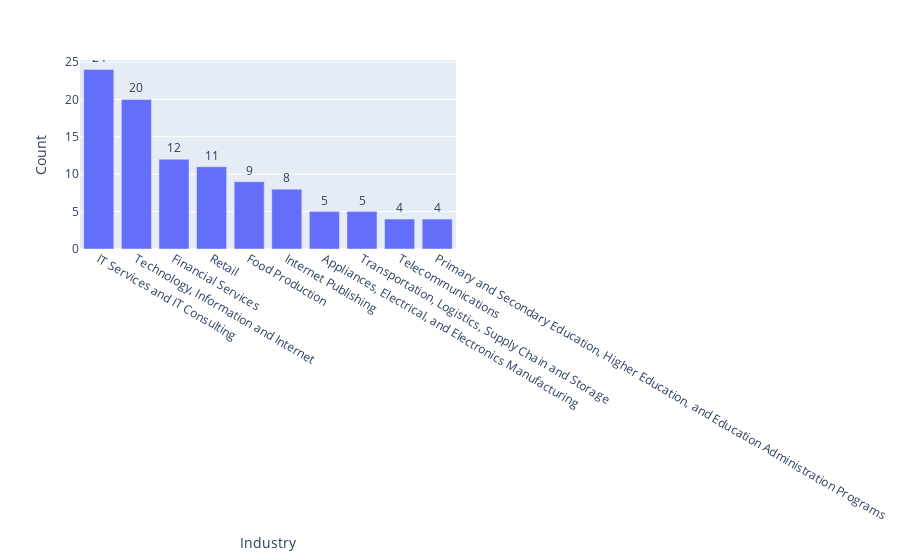

Here is the notebook cell this chart was saved with:
### Code cell
df_industry = df.groupby('Industry')['Date'].count().reset_index()
df_industry.columns = ['Industry', 'Count']
fig = px.bar(df_industry.sort_values(by = 'Count', ascending = False).iloc[:10], x='Industry', y="Count", barmode="group", text='Count')
fig.update_traces(textposition="outside")
fig.show()

### Figure 1 — Plotly figure (JSON) as saved in the notebook; plotly's stock layout.template omitted (floating-point values rounded to 4 significant figures)
{"data": [{"alignmentgroup": "True", "hovertemplate": "Industry=%{x}<br>Count=%{text}<extra></extra>", "legendgroup": "", "marker": {"color": "#636efa", "pattern": {"shape": ""}}, "name": "", "offsetgroup": "", "orientation": "v", "showlegend": false, "text": [24, 20, 12, 11, 9, 8, 5, 5, 4, 4], "textposition": "outside", "type": "bar", "x": ["IT Services and IT Consulting", "Technology, Information and Internet", "Financial Services", "Retail", "Food Production", "Internet Publishing", "Appliances, Electrical, and Electronics Manufacturing", "Transportation, Logistics, Supply Chain and Storage", "Telecommunications", "Primary and Secondary Education, Higher Education, and Education Administration Programs"], "xaxis": "x", "y": [24, 20, 12, 11, 9, 8, 5, 5, 4, 4], "yaxis": "y"}], "layout": {"barmode": "group", "legend": {"tracegroupgap": 0}, "margin": {"t": 60}, "xaxis": {"anchor": "y", "domain": [0, 1], "title": {"text": "Industry"}}, "yaxis": {"anchor": "x", "domain": [0, 1], "title": {"text": "Count"}}}}
